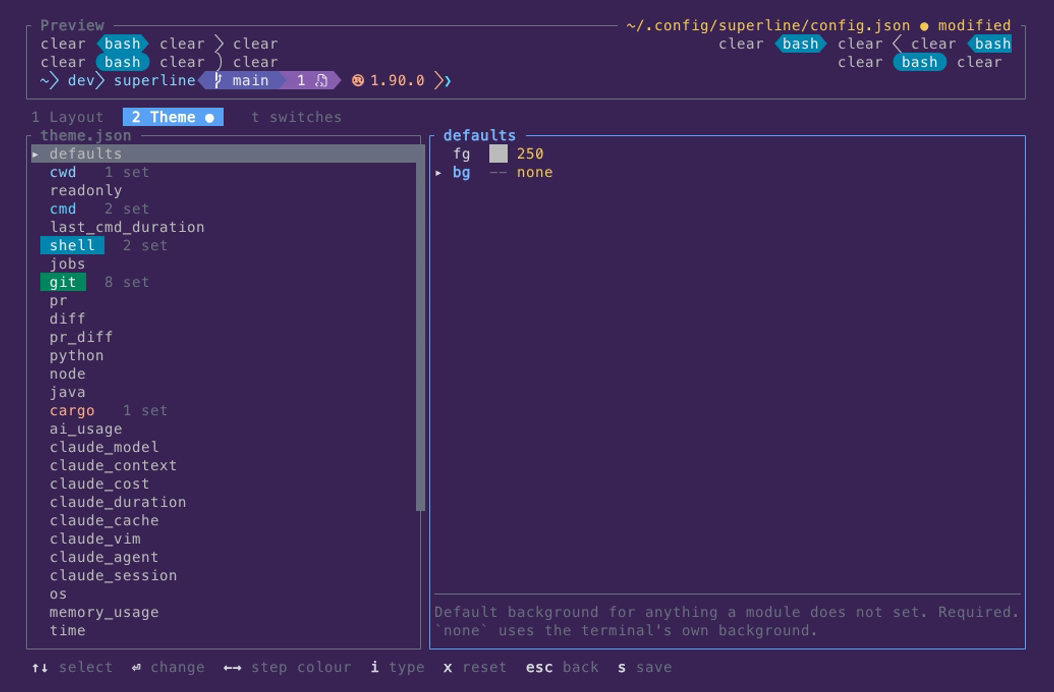
#> input picture 201/editor-none-picked.png, 1054 x 692 px
$ python trim.py ../../201/editor-none-picked.png
#> lines starting #> are read from the running program, lines starting #| are printed output that depends on the picture
"""Crop the unused terminal rows (and columns) off a VHS screenshot, keeping
the tape's padding as a uniform margin, open a gap between terminal rows so
stacked prompts do not run together, and reduce it to a 256-color palette,
which a flat terminal render survives without visible loss."""

import sys

from PIL import Image, ImageChops

MARGIN = 28
ROW_GAP = 10
# VHS scales its screenshots, so the row pitch and the first row's offset vary
# between scenes and are found per image. Most scenes have rows every 41px from
# y=32, which wins when the image has too few edges to tell.
DEFAULT = (41, 32)
PITCHES = [p / 20 for p in range(39 * 20, 43 * 20)]
# Only long horizontal edges, such as the top and bottom of a segment, count
# towards a row boundary; glyph strokes are much shorter.
EDGE = 5
EDGE_RUN = 48
# Scaling and the video encoder blur each row's edge a pixel or two into its
# neighbor, which would show up as a thin line beside every gap. Those pixel
# rows are repainted from the row's own content just inside them.
SMEAR = 2


def edge_profile(image):
    gray = image.convert("L")
    width, height = gray.size
    data = gray.tobytes()
    profile = [0] * height
    for y in range(1, height):
        above = data[(y - 1) * width : y * width]
        row = data[y * width : (y + 1) * width]
        run = total = 0
        for a, b in zip(above, row):
            if abs(a - b) > EDGE:
                run += 1
            else:
                if run >= EDGE_RUN:
                    total += run
                run = 0
        profile[y] = total + (run if run >= EDGE_RUN else 0)
    return profile


def row_cuts(image, top, bottom):
    """Pixel rows inside (top, bottom) where one terminal row meets the next."""
    profile = edge_profile(image)
    candidates = [DEFAULT] + [(p, s / 4) for p in PITCHES for s in range(int(p * 4))]
    best = (-1, None, None)
    for pitch, offset in candidates:
        lines = range(int((top - offset) // pitch), int((bottom - offset) // pitch) + 2)
        ys = (round(offset + k * pitch) for k in lines)
        score = sum(profile[y] for y in ys if 0 <= y < len(profile))
        if score > best[0]:
            best = (score, pitch, offset)
    _, pitch, offset = best
    ys = (round(offset + k * pitch) for k in range(int(bottom // pitch) + 2))
    return [y for y in ys if top + pitch / 2 < y < bottom - pitch / 2]


for path in sys.argv[1:]:
    image = Image.open(path).convert("RGB")
#> image is the input picture: PIL image 1054x692 RGB; mean R, G, B 60.1, 40.7, 88.3
    fill = image.getpixel((1, 1))
#> fill = (57, 35, 84)
    background = Image.new("RGB", image.size, fill)
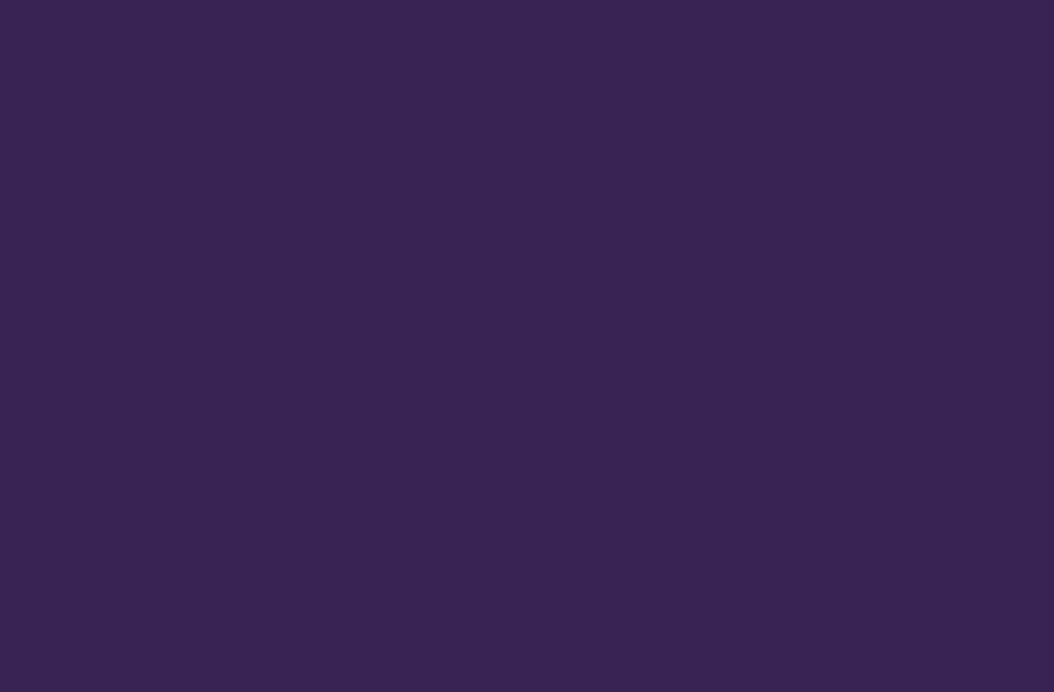
#> background: PIL image 1054x692 RGB; mean R, G, B 57, 35, 84
    # Ignore near-background noise such as xterm.js's faint row highlights.
    diff = ImageChops.difference(image, background).convert("L")
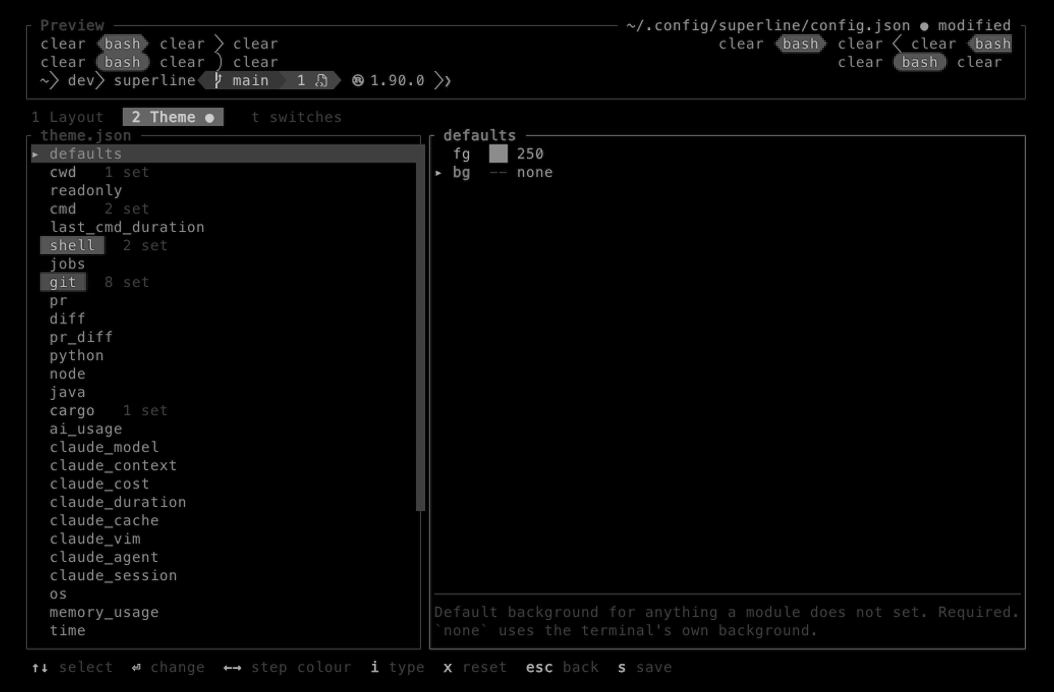
#> diff: PIL image 1054x692 L; min 0, max 208, mean 5.4
    box = diff.point(lambda value: 255 if value > 24 else 0).getbbox()
#> box = (26, 19, 1026, 675)
    if box is None:
        continue
    left, top, right, bottom = box
#> left = 26; top = 19; right = 1026; bottom = 675
    left, right = max(left - MARGIN, 0), min(right + MARGIN, image.width)
#> left = 0; right = 1054
    cuts = row_cuts(image, top, bottom)
#> in edge_profile, `gray = image.convert("L")`:
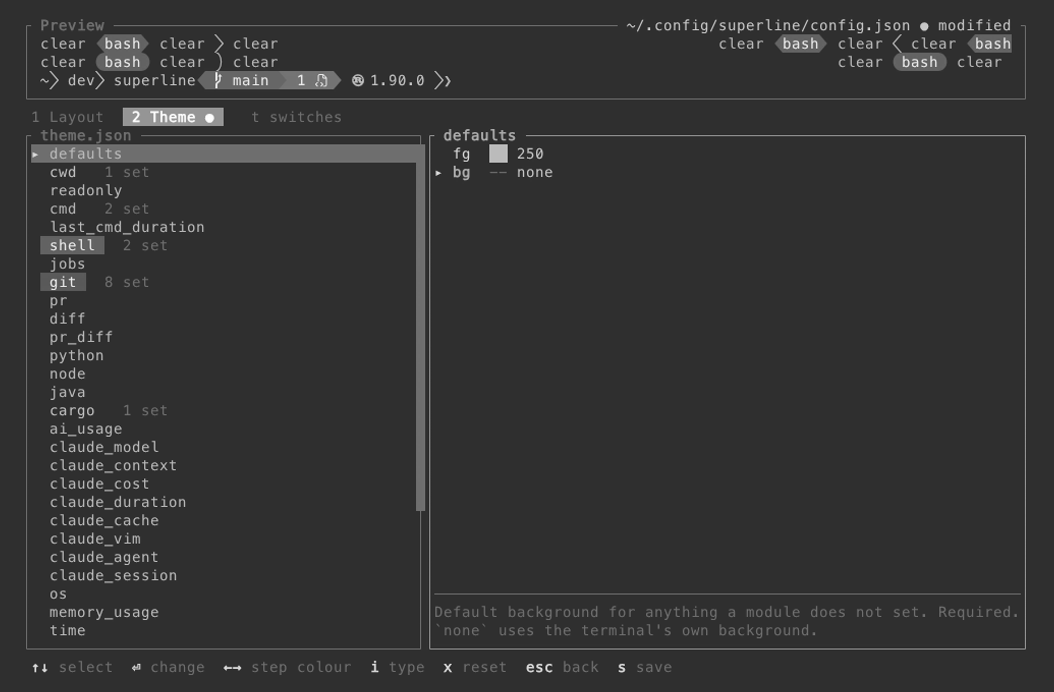
#> gray: PIL image 1054x692 L; min 19, max 255, mean 51.8
#> after the loop in edge_profile, `for y in range(1, height):`: profile = 692 values, max 1000 at index 98, min 0 at index 0, mean 19.13
#> the loop in row_cuts, `for pitch, offset in candidates:` made 13081 passes
#> (score, best) on passes 1, 73, 80, 108, 402, 704, 860, 1485: (595, (595, 41, 32)), (780, (780, 39, 17.75)), (1845, (1845, 39, 19.5)), (1886, (1886, 39, 26.5)), (1991, (1991, 39.1, 22)), (2438, (2438, 39.2, 19.5)), (2834, (2834, 39.25, 19.5)), (2835, (2835, 39.45, 18.75))
#> score on passes 2 to 7: 0, 0, 0, 0, 0, 0
#> in row_cuts, `_, pitch, offset = best`: pitch = 39.45; offset = 18.75
#> cuts = [58, 98, 137, 177, 216, 255, 295, 334, 374, 413, 453, 492, 532, 571, 610, 650]
    for cut in cuts:
        above = image.crop((left, cut - SMEAR - 1, right, cut - SMEAR))
        below = image.crop((left, cut + SMEAR, right, cut + SMEAR + 1))
        for i in range(SMEAR):
            image.paste(above, (left, cut - 1 - i))
            image.paste(below, (left, cut + i))
#> this loop made 16 passes
#> cut on passes 1 to 12: 58, 98, 137, 177, 216, 255, 295, 334, 374, 413, 453, 492
    edges = [max(top - MARGIN, 0), *cuts, min(bottom + MARGIN, image.height)]
#> edges = [0, 58, 98, 137, 177, 216, 255, 295, 334, 374, 413, 453, 492, 532, 571, 610, 650, 692]
    strips = [image.crop((left, a, right, b)) for a, b in zip(edges, edges[1:])]
#> strips = 17 items
    height = sum(strip.height for strip in strips) + ROW_GAP * len(cuts)
#> height = 852
    out = Image.new("RGB", (right - left, height), fill)
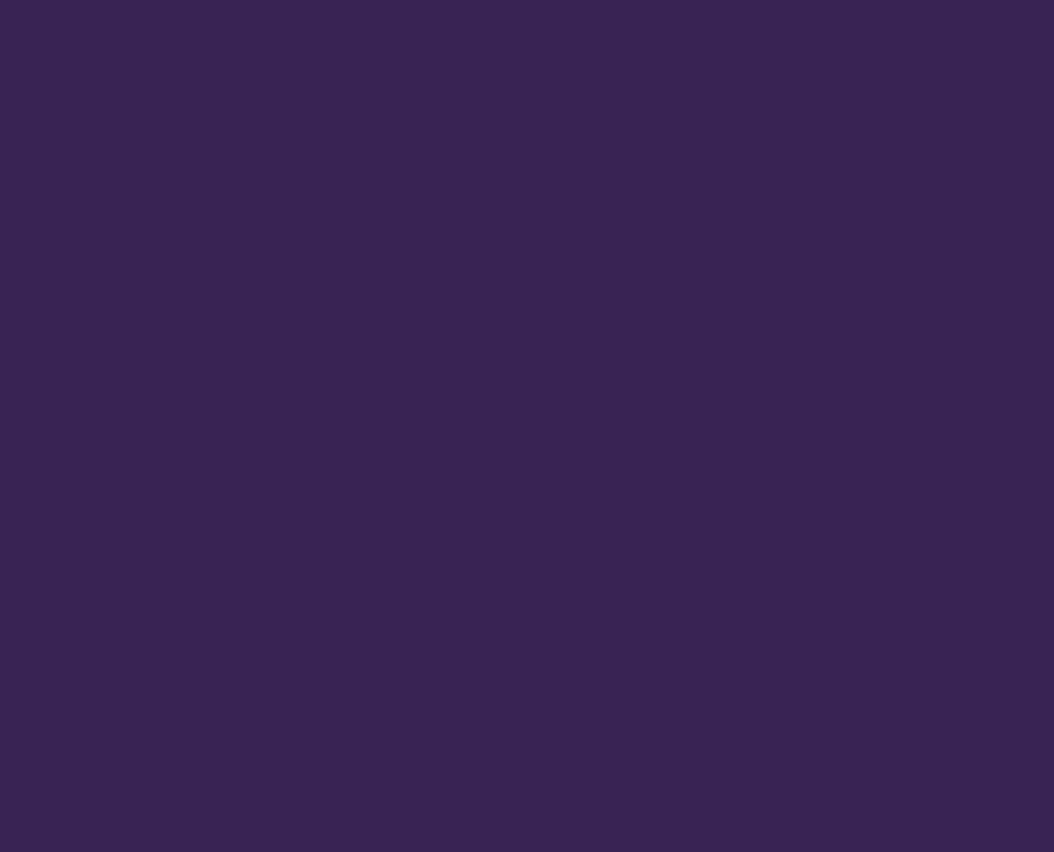
#> out: PIL image 1054x852 RGB; mean R, G, B 57, 35, 84
    y = 0
    for strip in strips:
        out.paste(strip, (0, y))
        y += strip.height + ROW_GAP
#> this loop made 17 passes
#> y on passes 1 to 12: 68, 118, 167, 217, 266, 315, 365, 414, 464, 513, 563, 612
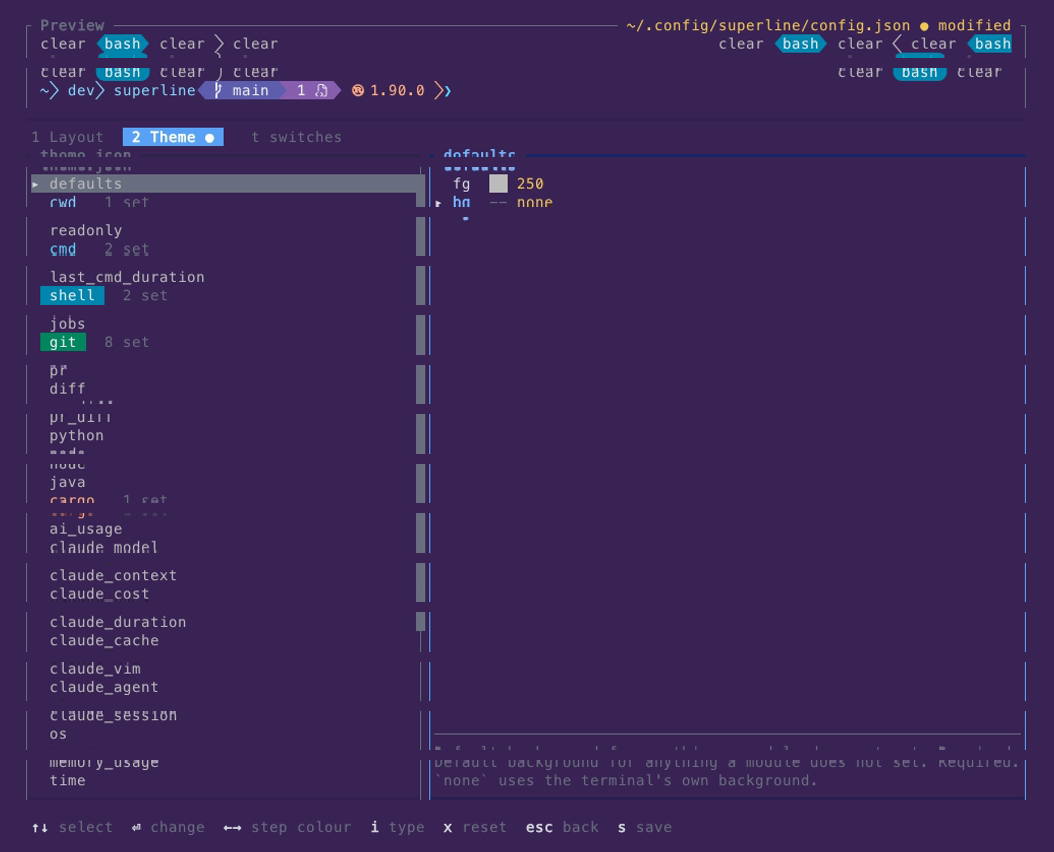
#> out: PIL image 1054x852 RGB; mean R, G, B 59.3, 39.3, 87.2
#> after the loop, y = 862
    out.quantize(256, dither=Image.Dither.NONE).save(path, optimize=True)

$ run again, on 201/editor-none-picker.png
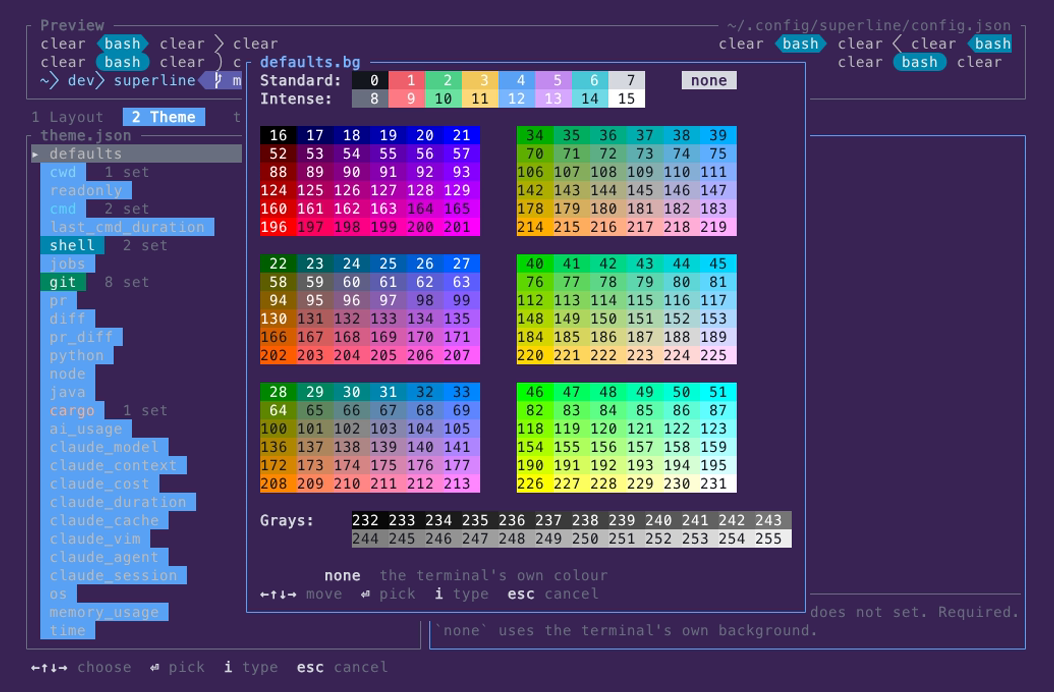
#> input picture 201/editor-none-picker.png, 1054 x 692 px
#> image is the input picture: PIL image 1054x692 RGB; mean R, G, B 79.7, 70.5, 108.9
#> fill = (57, 35, 84)
#> box = (26, 19, 1026, 675)
#> `left, top, right, bottom = box`: left = 26; top = 19; right = 1026; bottom = 675
#> `left, right = max(left - MARGIN, 0), min(right + MARGIN, image.width)`: left = 0; right = 1054
#> in edge_profile, `gray = image.convert("L")`:
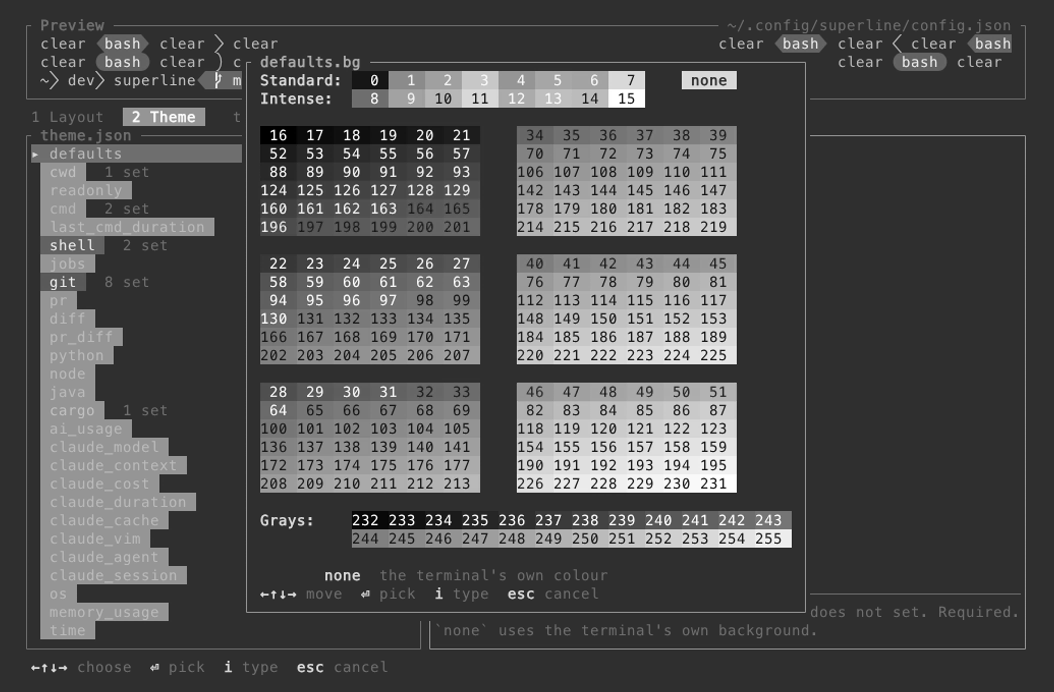
#> gray: PIL image 1054x692 L; min 0, max 255, mean 77.5
#> after the loop in edge_profile, `for y in range(1, height):`: profile = 692 values, max 992 at index 650, min 0 at index 0, mean 45.24
#> the loop in row_cuts, `for pitch, offset in candidates:` made 13081 passes
#> (score, best) on passes 1, 8, 80, 84, 89, 92, 93, 96: (1035, (1035, 41, 32)), (1061, (1061, 39, 1.5)), (1347, (1347, 39, 19.5)), (1364, (1364, 39, 20.5)), (1439, (1439, 39, 21.75)), (1877, (1877, 39, 22.5)), (2040, (2040, 39, 22.75)), (2879, (2879, 39, 23.5))
#> pitch = 39; offset = 26.5
#> cuts = [66, 104, 144, 182, 222, 260, 300, 338, 378, 416, 456, 494, 534, 572, 612, 650]
#> the loop `for cut in cuts:` made 16 passes
#> cut on passes 1 to 8: 66, 104, 144, 182, 222, 260, 300, 338
#> edges = [0, 66, 104, 144, 182, 222, 260, 300, 338, 378, 416, 456, 494, 534, 572, 612, 650, 692]
#> strips = 17 items
#> `height = sum(strip.height for strip in strips) + ROW_GAP * len(cuts)`: height = 852
#> the loop `for strip in strips:` made 17 passes
#> y on passes 1 to 8: 76, 124, 174, 222, 272, 320, 370, 418
#> after the loop `for strip in strips:`: y = 862
#> `out.quantize(256, dither=Image.Dither.NONE).save(path, optimize=True)`:
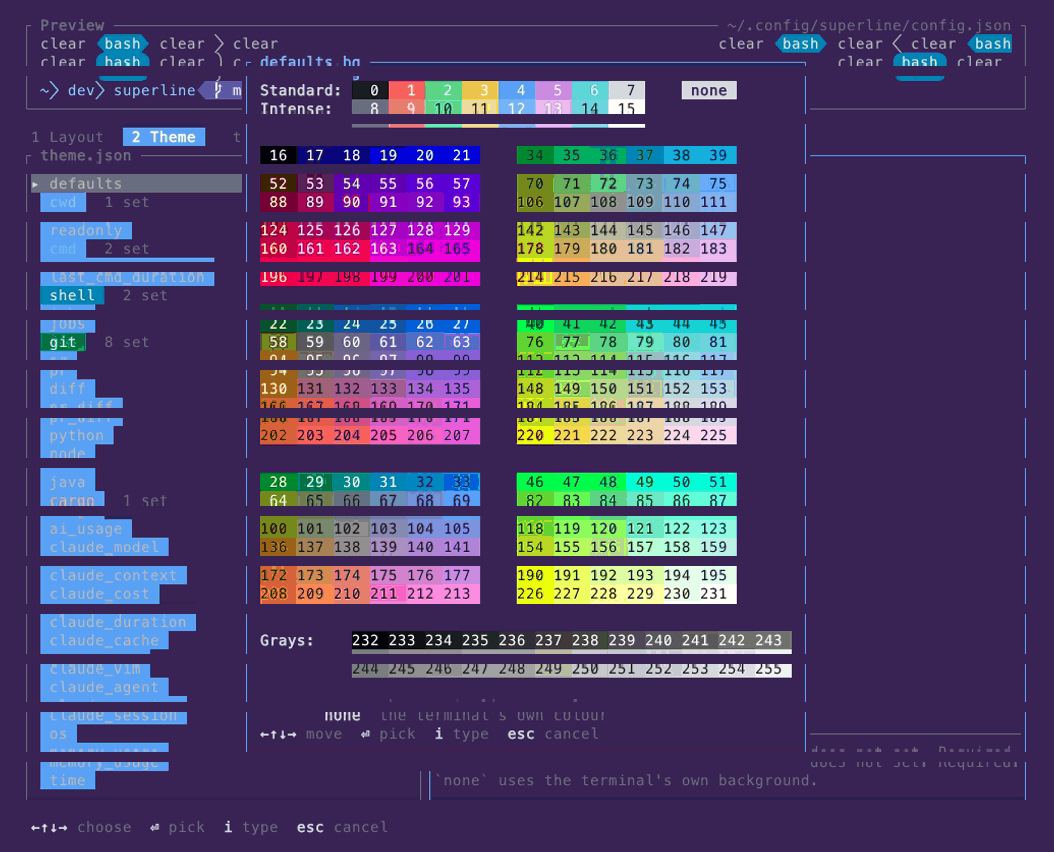
#> saved as editor-none-picker.png: PIL image 1054x852 P; mean R, G, B 75.4, 63.6, 104.2
